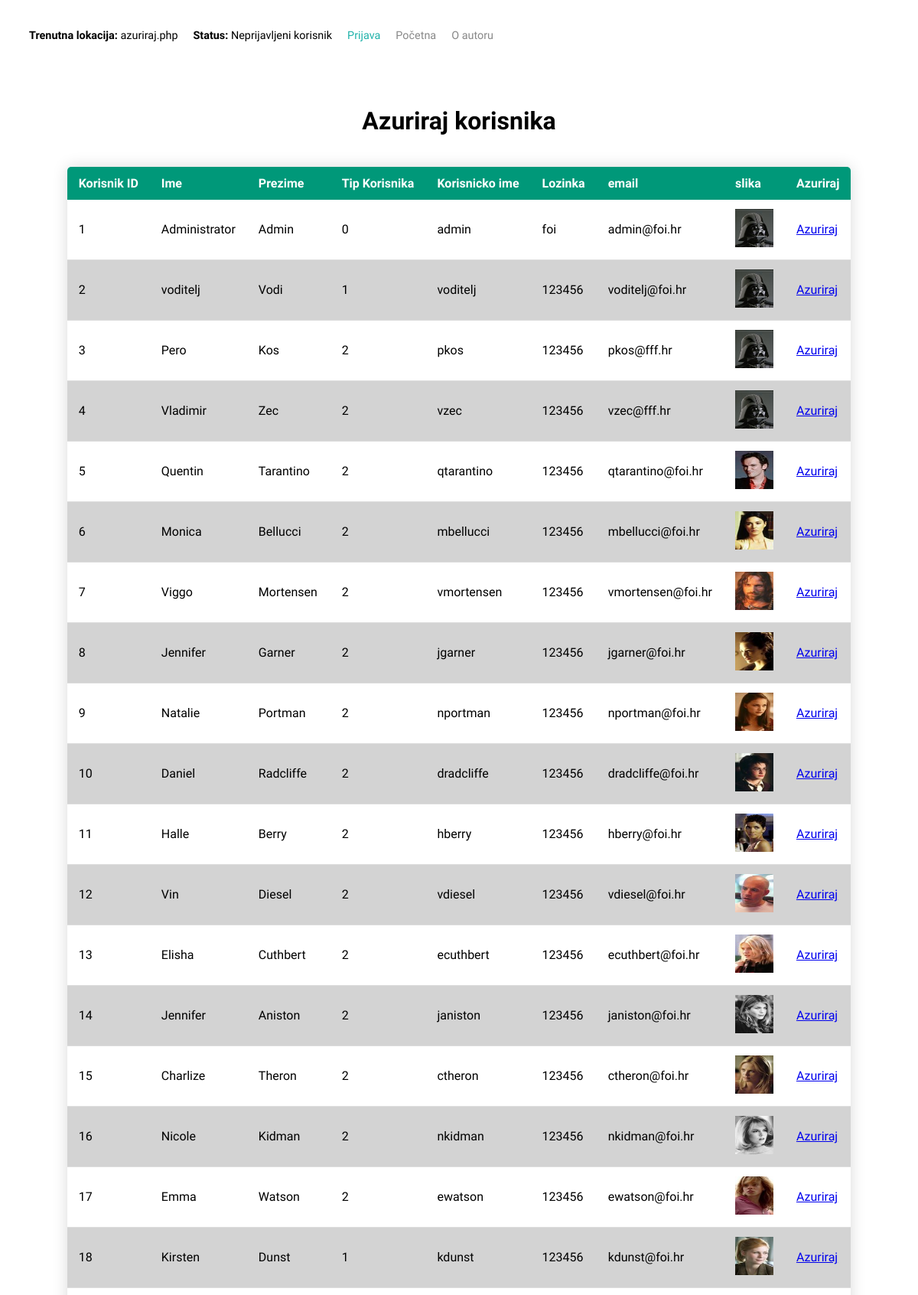
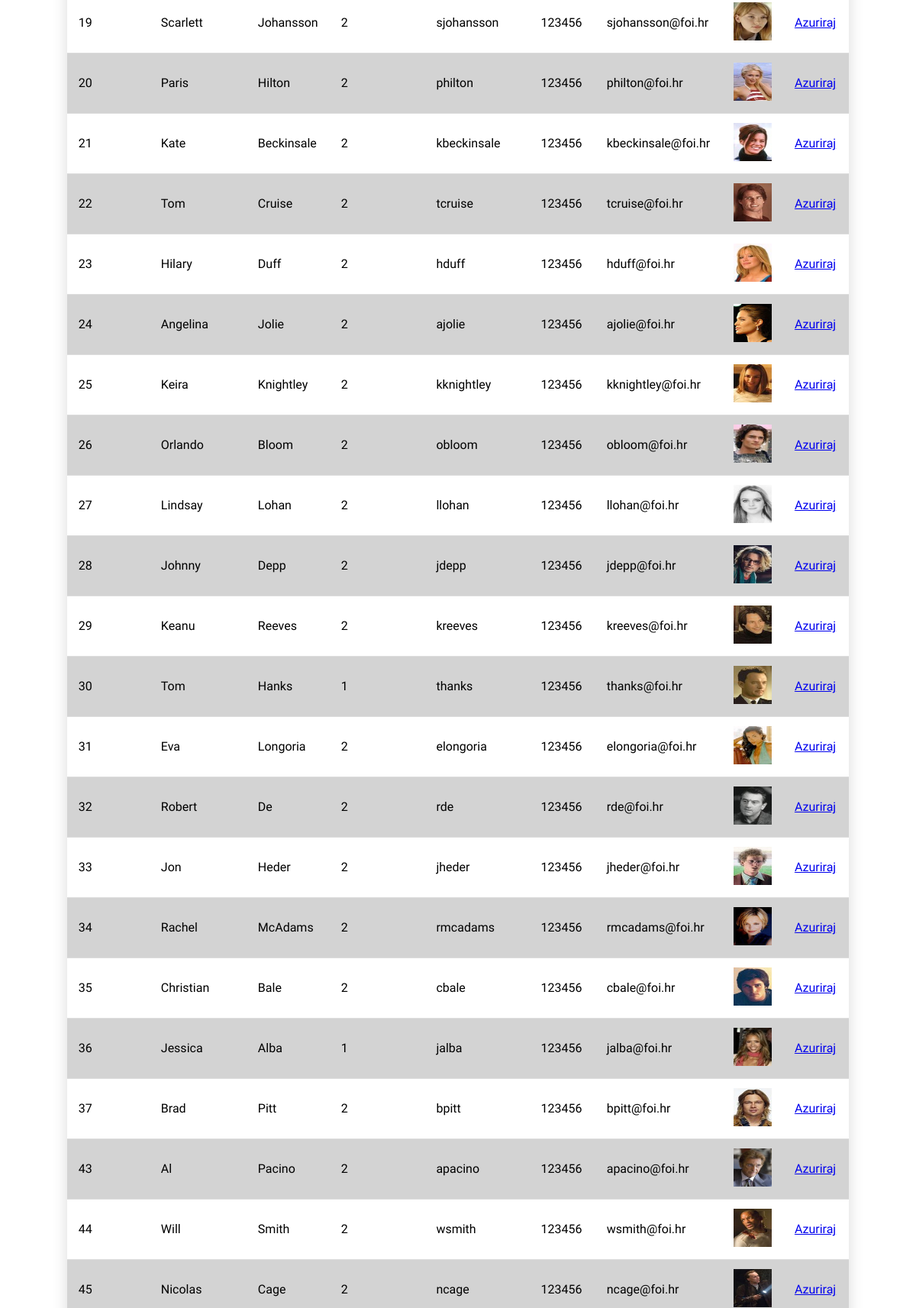
Page /azuriraj.php (upper part) on the committed database (2 pictures, top to bottom).
### tables this page shows
CREATE TABLE IF NOT EXISTS `korisnik` (
  `korisnik_id` INT NOT NULL AUTO_INCREMENT,
  `tip_korisnika_id` INT NOT NULL,
  `korisnicko_ime` VARCHAR(50) NOT NULL,
  `lozinka` VARCHAR(50) NOT NULL,
  `ime` VARCHAR(50) NOT NULL,
  `prezime` VARCHAR(50) NOT NULL,
  `email` VARCHAR(100) NOT NULL,
  `slika` TEXT NOT NULL,
  PRIMARY KEY (`korisnik_id`),
  INDEX `fk_korisnik_tip_korisnika_idx` (`tip_korisnika_id` ASC),
  CONSTRAINT `fk_korisnik_tip_korisnika`
    FOREIGN KEY (`tip_korisnika_id`)
    REFERENCES `tip_korisnika` (`tip_korisnika_id`)
    ON DELETE CASCADE
    ON UPDATE CASCADE);

### baza.php (called while the page is built, shortened)
<?php
function izvrsiUpit($veza, $upit){
	$rezultat = mysqli_query($veza,$upit);
	return $rezultat;
}
?>

### azuriraj.php (the view, shortened to what this page needs)
<?php
	include("zaglavljeproba.php");
	include_once("baza.php");
	$veza = spojiSeNaBazu();
	$upit = "SELECT *FROM korisnik";
	$rezultat = izvrsiUpit($veza, $upit);
?>
<!DOCTYPE html>
<html lang="en">
	<head>
 	</head>
 	<body >
 		<?php
 			echo "<br>"
 		?>
		<div class="container">
			<div class="naslov">
				<h1>Azuriraj korisnika </h1>
			</div>
		</div>
 		<?php
 			echo "<br>"
 		?>
 		<table class="tablica" >
 			<thead>
 				<tr>
 					<th >Korisnik ID</th>
 					<th>Ime</th>
 					<th>Prezime</th>
 					<th>Tip Korisnika</th>
 					<th>Korisnicko ime</th>
 					<th>Lozinka</th>
 					<th>email</th>
					 <th>slika</th>
 					<th>Azuriraj</th>
 				</tr>
 			</thead>
 			<tbody>
 				<?php
 					if(isset($rezultat)){
 						while($red=mysqli_fetch_array($rezultat)){
 							echo "<tr>";
 							echo "<td>{$red[0]}</td>";
 							echo "<td>{$red["ime"]}</td>";
 							echo "<td>{$red["prezime"]}</td>";
 							echo "<td>{$red[1]}</td>";
 							echo "<td>{$red[2]}</td>";
 							echo "<td>{$red[3]}</td>";
							echo "<td>{$red[6]}</td>";
							echo "<td><a href='azuriraj_valute.php?id=" . $red[0] . "'><img src=\"" . $red[7] . "\" width=50 height=50  ></a></td>";
 							echo "<td><a href='azuriraj_korisnika.php?id={$red[0]}'>Azuriraj</a></td>";
 							echo "</tr>";
 						}
 					}
 				?>
 			</tbody>
 		</table>
	 </body>
	</html>

### jkovacevi.css (style rules this page uses)
body { margin:0px; font-family: 'Inconsolata', monospace, bold; }
h1 { font-family: 'Inconsolata', monospace; text-align: center; }
.container { display: grid; grid-template-columns: 1fr; }
.tablica { border-collapse: collapse; margin: 25px o; font-size: 0,9em; min-width: 400px; border-radius: 5px 5px 0 0; overflow: hidden; box-shadow: 0 0 20px rgba(0,0,0,0.15); margin-left:auto; margin-right:auto; }
.tablica thead tr { background-color: #009879; color: white; text-align: left; font-weight: bold; }
.tablica th { padding: 12px 15px; }
.tablica td { padding: 12px 15px; }
.tablica tbody tr { border-bottom: 1px solid #dddddd; }
.tablica tbody tr:nth-of-type(even) { background-color: lightgrey; }

### rows in the picture
korisnik: korisnik_id "1", ime "Administrator", prezime "Admin", tip_korisnika "0", korisnicko_ime "admin", lozinka "foi", email "admin@foi.hr", slika (picture)
korisnik: korisnik_id "2", ime "voditelj", prezime "Vodi", tip_korisnika "1", korisnicko_ime "voditelj", lozinka "123456", email "voditelj@foi.hr", slika (picture)
korisnik: korisnik_id "3", ime "Pero", prezime "Kos", tip_korisnika "2", korisnicko_ime "pkos", lozinka "123456", email "pkos@fff.hr", slika (picture)
korisnik: korisnik_id "4", ime "Vladimir", prezime "Zec", tip_korisnika "2", korisnicko_ime "vzec", lozinka "123456", email "vzec@fff.hr", slika (picture)
korisnik: korisnik_id "5", ime "Quentin", prezime "Tarantino", tip_korisnika "2", korisnicko_ime "qtarantino", lozinka "123456", email "qtarantino@foi.hr", slika (picture)
korisnik: korisnik_id "6", ime "Monica", prezime "Bellucci", tip_korisnika "2", korisnicko_ime "mbellucci", lozinka "123456", email "mbellucci@foi.hr", slika (picture)
korisnik: korisnik_id "7", ime "Viggo", prezime "Mortensen", tip_korisnika "2", korisnicko_ime "vmortensen", lozinka "123456", email "vmortensen@foi.hr", slika (picture)
korisnik: korisnik_id "8", ime "Jennifer", prezime "Garner", tip_korisnika "2", korisnicko_ime "jgarner", lozinka "123456", email "jgarner@foi.hr", slika (picture)
korisnik: korisnik_id "9", ime "Natalie", prezime "Portman", tip_korisnika "2", korisnicko_ime "nportman", lozinka "123456", email "nportman@foi.hr", slika (picture)
korisnik: korisnik_id "10", ime "Daniel", prezime "Radcliffe", tip_korisnika "2", korisnicko_ime "dradcliffe", lozinka "123456", email "dradcliffe@foi.hr", slika (picture)
korisnik: korisnik_id "11", ime "Halle", prezime "Berry", tip_korisnika "2", korisnicko_ime "hberry", lozinka "123456", email "hberry@foi.hr", slika (picture)
korisnik: korisnik_id "12", ime "Vin", prezime "Diesel", tip_korisnika "2", korisnicko_ime "vdiesel", lozinka "123456", email "vdiesel@foi.hr", slika (picture)
korisnik: korisnik_id "13", ime "Elisha", prezime "Cuthbert", tip_korisnika "2", korisnicko_ime "ecuthbert", lozinka "123456", email "ecuthbert@foi.hr", slika (picture)
korisnik: korisnik_id "14", ime "Jennifer", prezime "Aniston", tip_korisnika "2", korisnicko_ime "janiston", lozinka "123456", email "janiston@foi.hr", slika (picture)
korisnik: korisnik_id "15", ime "Charlize", prezime "Theron", tip_korisnika "2", korisnicko_ime "ctheron", lozinka "123456", email "ctheron@foi.hr", slika (picture)
korisnik: korisnik_id "16", ime "Nicole", prezime "Kidman", tip_korisnika "2", korisnicko_ime "nkidman", lozinka "123456", email "nkidman@foi.hr", slika (picture)
korisnik: korisnik_id "17", ime "Emma", prezime "Watson", tip_korisnika "2", korisnicko_ime "ewatson", lozinka "123456", email "ewatson@foi.hr", slika (picture)
korisnik: korisnik_id "18", ime "Kirsten", prezime "Dunst", tip_korisnika "1", korisnicko_ime "kdunst", lozinka "123456", email "kdunst@foi.hr", slika (picture)
korisnik: korisnik_id "19", ime "Scarlett", prezime "Johansson", tip_korisnika "2", korisnicko_ime "sjohansson", lozinka "123456", email "sjohansson@foi.hr", slika (picture)
korisnik: korisnik_id "20", ime "Paris", prezime "Hilton", tip_korisnika "2", korisnicko_ime "philton", lozinka "123456", email "philton@foi.hr", slika (picture)
korisnik: korisnik_id "21", ime "Kate", prezime "Beckinsale", tip_korisnika "2", korisnicko_ime "kbeckinsale", lozinka "123456", email "kbeckinsale@foi.hr", slika (picture)
korisnik: korisnik_id "22", ime "Tom", prezime "Cruise", tip_korisnika "2", korisnicko_ime "tcruise", lozinka "123456", email "tcruise@foi.hr", slika (picture)
korisnik: korisnik_id "23", ime "Hilary", prezime "Duff", tip_korisnika "2", korisnicko_ime "hduff", lozinka "123456", email "hduff@foi.hr", slika (picture)
korisnik: korisnik_id "24", ime "Angelina", prezime "Jolie", tip_korisnika "2", korisnicko_ime "ajolie", lozinka "123456", email "ajolie@foi.hr", slika (picture)
korisnik: korisnik_id "25", ime "Keira", prezime "Knightley", tip_korisnika "2", korisnicko_ime "kknightley", lozinka "123456", email "kknightley@foi.hr", slika (picture)
korisnik: korisnik_id "26", ime "Orlando", prezime "Bloom", tip_korisnika "2", korisnicko_ime "obloom", lozinka "123456", email "obloom@foi.hr", slika (picture)
korisnik: korisnik_id "27", ime "Lindsay", prezime "Lohan", tip_korisnika "2", korisnicko_ime "llohan", lozinka "123456", email "llohan@foi.hr", slika (picture)
korisnik: korisnik_id "28", ime "Johnny", prezime "Depp", tip_korisnika "2", korisnicko_ime "jdepp", lozinka "123456", email "jdepp@foi.hr", slika (picture)
korisnik: korisnik_id "29", ime "Keanu", prezime "Reeves", tip_korisnika "2", korisnicko_ime "kreeves", lozinka "123456", email "kreeves@foi.hr", slika (picture)
korisnik: korisnik_id "30", ime "Tom", prezime "Hanks", tip_korisnika "1", korisnicko_ime "thanks", lozinka "123456", email "thanks@foi.hr", slika (picture)
korisnik: korisnik_id "31", ime "Eva", prezime "Longoria", tip_korisnika "2", korisnicko_ime "elongoria", lozinka "123456", email "elongoria@foi.hr", slika (picture)
korisnik: korisnik_id "32", ime "Robert", prezime "De", tip_korisnika "2", korisnicko_ime "rde", lozinka "123456", email "rde@foi.hr", slika (picture)
korisnik: korisnik_id "33", ime "Jon", prezime "Heder", tip_korisnika "2", korisnicko_ime "jheder", lozinka "123456", email "jheder@foi.hr", slika (picture)
korisnik: korisnik_id "34", ime "Rachel", prezime "McAdams", tip_korisnika "2", korisnicko_ime "rmcadams", lozinka "123456", email "rmcadams@foi.hr", slika (picture)
korisnik: korisnik_id "35", ime "Christian", prezime "Bale", tip_korisnika "2", korisnicko_ime "cbale", lozinka "123456", email "cbale@foi.hr", slika (picture)
korisnik: korisnik_id "36", ime "Jessica", prezime "Alba", tip_korisnika "1", korisnicko_ime "jalba", lozinka "123456", email "jalba@foi.hr", slika (picture)
korisnik: korisnik_id "37", ime "Brad", prezime "Pitt", tip_korisnika "2", korisnicko_ime "bpitt", lozinka "123456", email "bpitt@foi.hr", slika (picture)
korisnik: korisnik_id "43", ime "Al", prezime "Pacino", tip_korisnika "2", korisnicko_ime "apacino", lozinka "123456", email "apacino@foi.hr", slika (picture)
korisnik: korisnik_id "44", ime "Will", prezime "Smith", tip_korisnika "2", korisnicko_ime "wsmith", lozinka "123456", email "wsmith@foi.hr", slika (picture)
korisnik: korisnik_id "45", ime "Nicolas", prezime "Cage", tip_korisnika "2", korisnicko_ime "ncage", lozinka "123456", email "ncage@foi.hr", slika (picture)

### other values in the picture
$trenutna "azuriraj.php"
